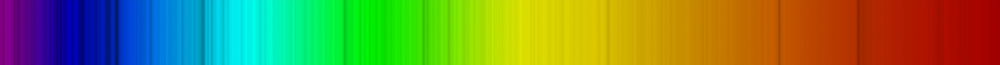
#> input picture Gstar.png, 1000 x 65 px, shrunk from 2797 x 181 before the run
$ python Getaddsorptionline.py   (Python 2 division)
#> lines starting #> are read from the running program, lines starting #| are printed output that depends on the picture; after the words box and inside, x2 and y2 are one past the last pixel; in counts of white or black regions, pixels touching at a corner belong together
import cv2
import numpy as np
from matplotlib import pyplot as plt

img1 = cv2.imread('Gstar.png')
#> img1 is the input picture: shape (65, 1000, 3); mean B, G, R 59.6, 132.6, 112.2
img=cv2.medianBlur(img1,7)
#cv2.namedWindow('img', cv2.WINDOW_NORMAL)
#cv2.namedWindow('graph', cv2.WINDOW_NORMAL)
specgraph = np.zeros(img.shape, np.uint8)
adred=[]
adblue=[]
adgreen=[]
for i in range (3,img.shape[1]-3):
    redval=img[0,i,2]
    redhieght=(redval*181)/255
    greenval=img[0,i,1]
    greenhieght=(greenval*181)/255
    blueval=img[0,i,0]
    bluehieght=(blueval*181)/255
    redprevdif=int(img[0,i,2])-int(img[0,i-3,2])
    redaheadvdif=int(img[0,i,2])-int(img[0,i+3,2])
    greenprevdif=int(img[0,i,1])-int(img[0,i-3,1])
    greenaheadvdif=int(img[0,i,1])-int(img[0,i+3,1])
    blprevdif=int(img[0,i,0])-int(img[0,i-3,0])
    blaheadvdif=int(img[0,i,0])-int(img[0,i+3,0])

    y=0
    if redprevdif < y and redaheadvdif < y:
        adred.append(i)
        # [4 lines of commented-out code are left out]

    if greenprevdif < y and greenaheadvdif < y:
        adgreen.append(i)
        # [4 lines of commented-out code are left out]


    if blprevdif < y and blaheadvdif < y:
        adblue.append(i)
        # [4 lines of commented-out code are left out]

    specgraph = cv2.circle(specgraph,(i,181-redhieght), 1, (0,0,255), -1)
    specgraph = cv2.circle(specgraph,(i,181-greenhieght), 1, (0,255,0), -1)
    specgraph = cv2.circle(specgraph,(i,181-bluehieght), 1, (255,0,0), -1)
#> this loop made 994 passes
#> (redval, redhieght, greenval, blueval, bluehieght, redprevdif, redaheadvdif, greenprevdif) on passes 1 to 3: (126, 89, 1, 129, 91, -4, -3, 0), (126, 89, 1, 129, 91, 0, -3, 0), (128, 90, 1, 136, 96, 2, -1, 0)
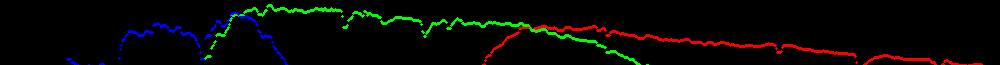
#> specgraph: shape (65, 1000, 3); mean of channels 0, 1, 2 2.5, 5.6, 5.7; drawn as B, G, R
print adred
#| [3, 119, 130, 368, 531, 532, 533, 598, 599, 607, 608, 620, 662, 663, 668, 678, 679, 704, 705, 714, 715, 730, 778, 779, 859, 860, 894, 906, 938, 939, 940, 952, 953, 967]
print adgreen
#> (printed output is left out)
for i in range (2,img.shape[1]-2):
    if i in adgreen and i in adred:
        specgraph = cv2.line(specgraph,(i,0),(i,181),(0,255,255),1)
    if i in adgreen and i in adblue:
        specgraph = cv2.line(specgraph,(i,0),(i,181),(0,255,255),1)
    if i in adblue and i in adred:
        specgraph = cv2.line(specgraph,(i,0),(i,181),(0,255,255),1)
    if (img[0,i,2]+img[0,i,1])<10 and i in adblue:
        specgraph = cv2.line(specgraph,(i,0),(i,181),(0,255,255),1)
#> this loop made 996 passes
#> pass 2, `specgraph = cv2.line(specgraph,(i,0),(i,181),(0,255,255),1)`:
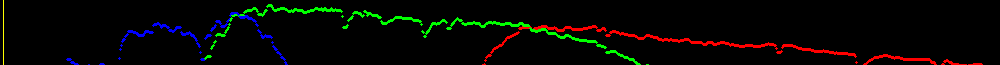
#> specgraph: shape (65, 1000, 3); 0.1% of pixels changed, all inside (x1, y1, x2, y2) = (3, 0, 4, 65); drawn as B, G, R
#> after the loop:
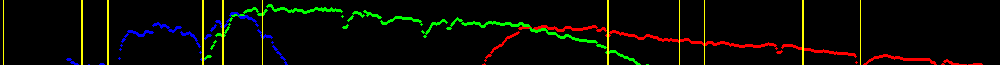
#> specgraph: shape (65, 1000, 3); 1.6% of pixels changed, all inside (x1, y1, x2, y2) = (81, 0, 861, 65); drawn as B, G, R

cv2.imshow("graph",specgraph)
cv2.imshow("img",img)
cv2.waitKey(0)
cv2.destroyAllWindows()

$ run again, with M.png copied over Gstar.png
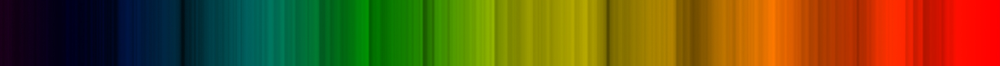
#> input picture M.png, 1000 x 66 px, shrunk from 2797 x 186 before the run
#> img1 is the input picture: shape (66, 1000, 3); mean B, G, R 17.8, 80.8, 101.1
#> the loop `for i in range (3,img.shape[1]-3):` made 994 passes
#> (redval, redhieght, greenval, blueval, bluehieght, redprevdif, redaheadvdif, greenprevdif) on passes 1 to 3: (24, 17, 0, 24, 17, 0, 0, 0), (24, 17, 0, 24, 17, 0, 0, 0), (24, 17, 0, 24, 17, 0, 0, 0)
#> after the loop `for i in range (3,img.shape[1]-3):`:
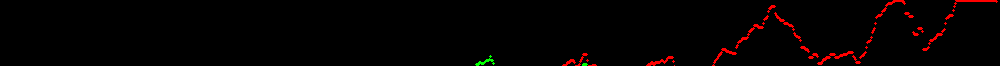
#> specgraph: shape (66, 1000, 3); mean of channels 0, 1, 2 0, 0.3, 4.5; drawn as B, G, R
#| [184, 220, 235, 424, 425, 496, 497, 509, 510, 576, 577, 589, 590, 607, 608, 624, 654, 659, 664, 665, 692, 693, 733, 734, 760, 810, 811, 819, 820, 836, 837, 857, 858, 915, 916, 924, 925]
#> (printed output is left out)
#> after the loop `for i in range (2,img.shape[1]-2):`:
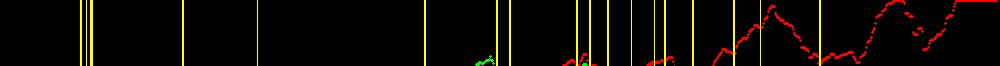
#> specgraph: shape (66, 1000, 3); 3.2% of pixels changed, all inside (x1, y1, x2, y2) = (80, 0, 821, 66); drawn as B, G, R
